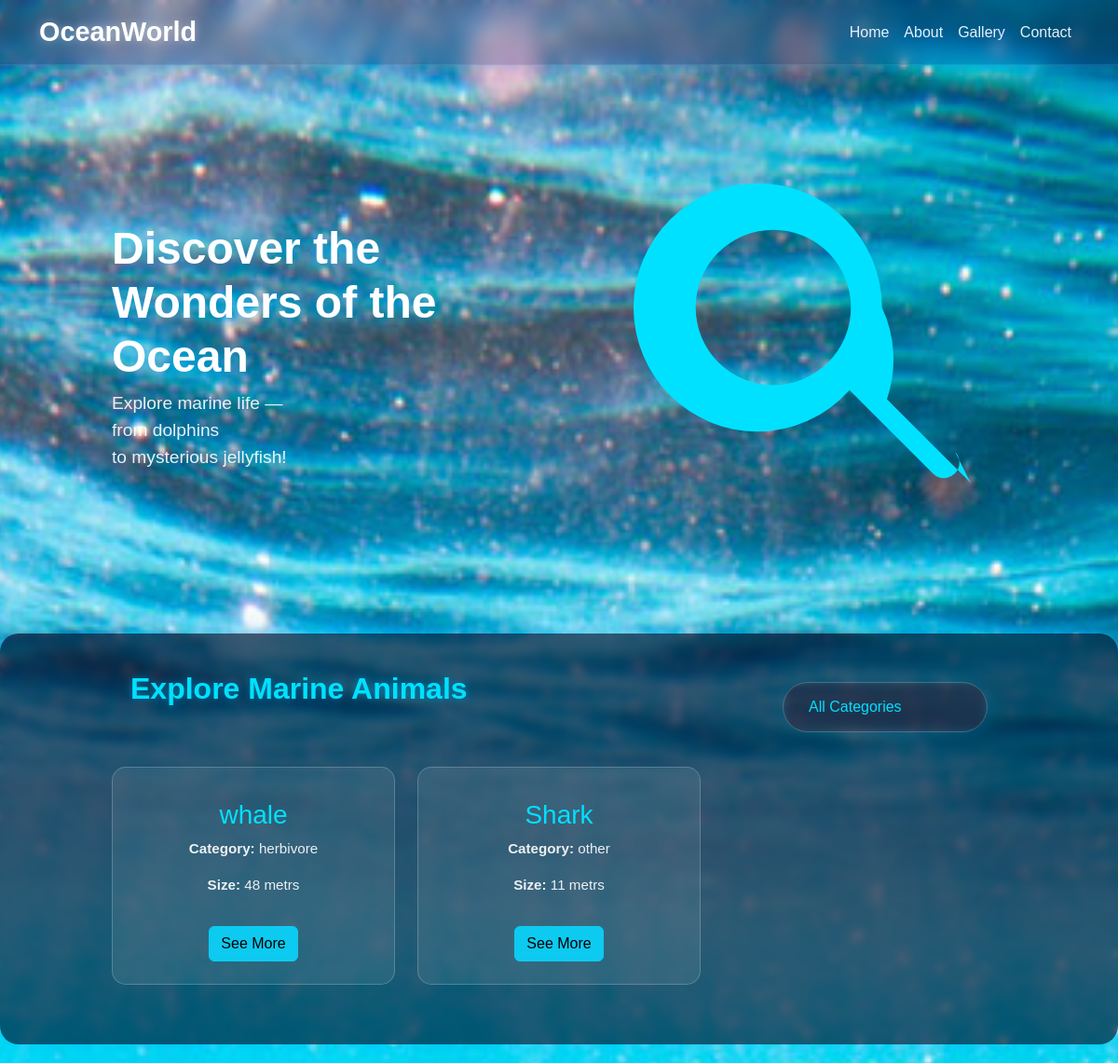
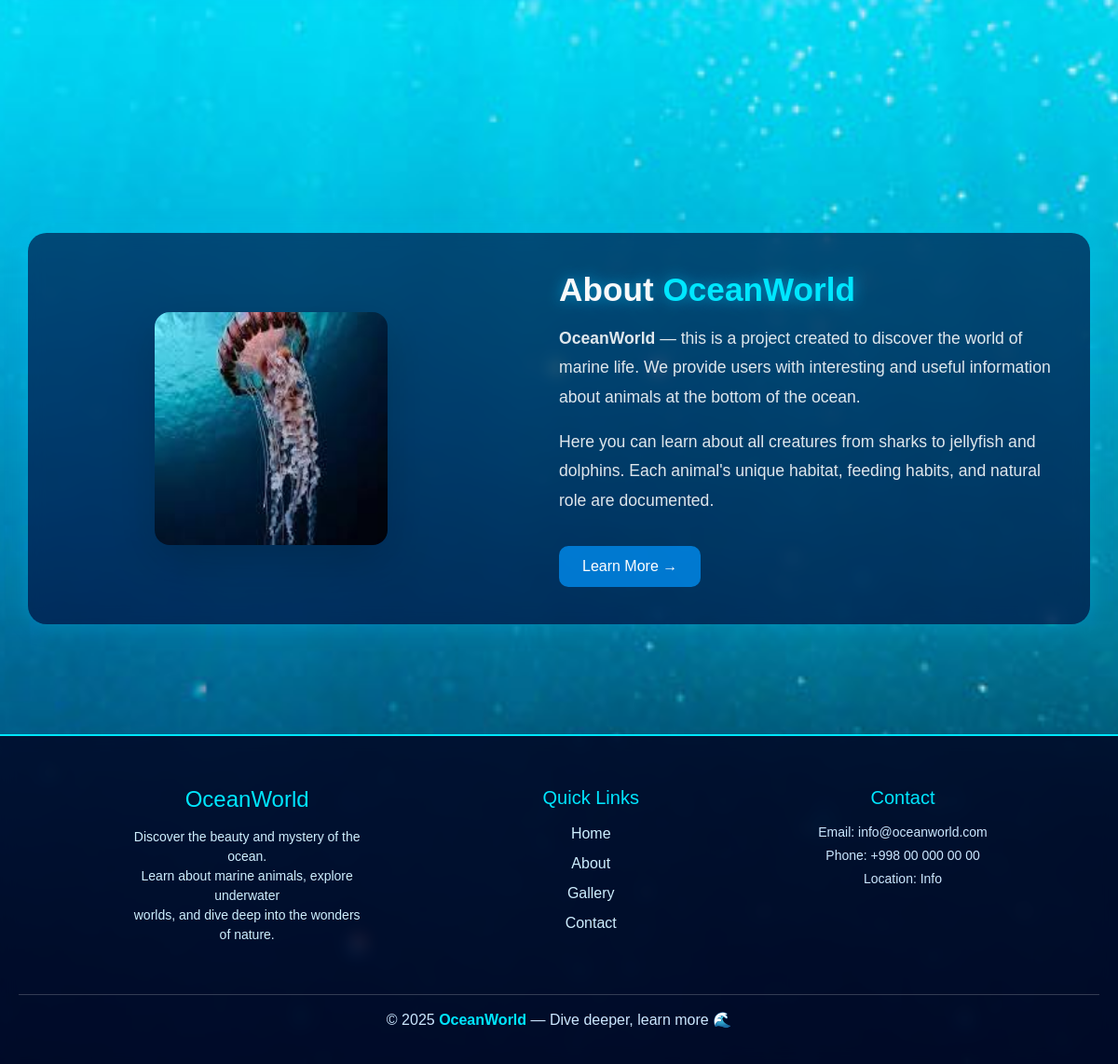
The page / on the database its author committed (2 pictures, top to bottom).
### home/models.py (models this page shows, shortened)
class Animals(models.Model):
    CATEGORY_CHOICES = [
        ('predator', 'Predator'),     # Vahshiy, yirtqich dengiz hayvonlari (masalan, akulalar)
        ('herbivore', 'Herbivore'),   # Suv o‘tlari bilan oziqlanadiganlar
        ('omnivore', 'Omnivore'),     # Ham o‘t, ham go‘sht bilan oziqlanadiganlar
        ('other', 'Other'),           # Boshqa turlar
    ]
    name = models.CharField(max_length=255)
    description = models.TextField()
    img = models.ImageField(upload_to='animals/')
    category = models.CharField(max_length=255,choices=CATEGORY_CHOICES, default='other')
    habitat = models.CharField(max_length=255)
    size = models.CharField(max_length=255)
    lifespan = models.CharField(max_length=255)
    interesting_fact = models.CharField(max_length=255, blank=True, null=True)
    created_at = models.DateTimeField(auto_now_add=True)
    updated_at = models.DateTimeField(auto_now=True)
    class Meta:
        ordering = ['category', 'name']
        verbose_name = "Marine Animal"
        verbose_name_plural = "Marine Animals"

### home/views.py (the view)
# urls.py: 2. Add a URL to urlpatterns:  path('', views.home, name='home')
def home(request ):
    animals = Animals.objects.all()
    return render(request, 'home.html', {'animals': animals})

### templates/home.html (shortened to what this page needs)
{% load static %}
<!DOCTYPE html>
<html lang="en">
<head>
    <link href="https://cdn.jsdelivr.net/npm/bootstrap@5.3.3/dist/css/bootstrap.min.css" rel="stylesheet">
</head>
<body>
    <nav class="navbar navbar-expand-lg navbar-dark fixed-top">
        <div class="container">
            <a class="navbar-brand" href="{% url 'home' %}"> OceanWorld</a>
            <div class="collapse navbar-collapse justify-content-end">
                <ul class="navbar-nav">
                    <li class="nav-item"><a href="{% url 'home' %}" class="nav-link">Home</a></li>
                    <li class="nav-item"><a href="{% url 'about' %}" class="nav-link">About</a></li>
                    <li class="nav-item"><a href="{% url 'animal_list' %}" class="nav-link">Gallery</a></li>
                    <li class="nav-item"><a href="{% url 'contact' %}" class="nav-link">Contact</a></li>
                </ul>
            </div>
        </div>
    </nav>
    <section class="hero-section">
        <div class="hero-left">
            <h1>Discover the <br> Wonders of the Ocean</h1>
            <p>Explore marine life — <br> from dolphins <br> to mysterious jellyfish!</p>
        </div>
        <div class="hero-right">
<svg xmlns="http://www.w3.org/2000/svg" fill="#00e1ff" viewBox="0 0 24 24" width="400" height="400">
  <path d="M21.707 20.293l-5.387-5.387A7.937 7.937 0 0016 9a8 8 0 10-8 8 7.937 7.937 0 005.906-2.68l5.387 5.387a1 1 0 001.414-1.414zM4 9a5 5 0 1110 0A5 5 0 014 9z"/>
</svg>
        </div>
    </section>
<section class="animal-section">
<div class="animal-header d-flex justify-content-between align-items-center">
    <h2>Explore Marine Animals</h2>
    <div class="filter-box">
        <select id="categoryFilter" class="form-select">
            <option value="all">All Categories</option>
        </select>
    </div>
</div>
    <div class="row mt-4">
        {% for animal in animals %}
        <div class="col-md-4 mb-4 animal-card-wrapper" data-category="{{ animal.category|lower }}">
            <div class="animal-card p-4 text-center">
                <h3>{{ animal.name }}</h3>
                <p><strong>Category:</strong> {{ animal.category }}</p>
                <p><strong>Size:</strong> {{ animal.size }}</p>
            <a href="{% url 'animal_detail' animal.id %}" class="btn btn-info mt-3">
                    See More
            </a>
            </div>
        </div>
        {% endfor %}
    </div>
</section>
<section class="about-section">
    <div class="about-wrapper container d-flex flex-wrap align-items-center justify-content-between">
        <div class="about-image col-md-5 text-center mb-4 mb-md-0">
            <img src="{% static 'animals/meduza.png' %}" alt="OceanWorld" class="img-fluid rounded-4 shadow-lg" style="max-width: 250px; height: 250px;">
        </div>
        <div class="about-text col-md-6 text-light">
            <h2 class="fw-bold mb-3">About <span style="color:#00e6ff;">OceanWorld</span></h2>
            <p>
                <strong>OceanWorld</strong> — this is a project created to discover the world of marine life.
                We provide users with interesting and useful information about animals at the bottom of the ocean.
            </p>
            <p>
                Here you can learn about all creatures from sharks to jellyfish and dolphins. Each animal's unique habitat,
                feeding habits, and natural role are documented.
            </p>
            <a href="{% url 'about' %}" class="btn-learn mt-3">Learn More →</a>
        </div>
    </div>
</section>
<footer class="ocean-footer mt-5">
  <div class="top-footer d-flex flex-wrap justify-content-around align-items-start p-4">
    <div class="footer-about">
      <h4> OceanWorld</h4>
      <p>
        Discover the beauty and mystery of the ocean.<br>
        Learn about marine animals, explore underwater<br>
        worlds, and dive deep into the wonders of nature.
      </p>
    </div>
    <div class="footer-links">
      <h5>Quick Links</h5>
      <ul>
        <li><a href="{% url 'home' %}">Home</a></li>
        <li><a href="{% url 'about' %}">About</a></li>
        <li><a href="{% url 'animal_list' %}">Gallery</a></li>
        <li><a href="#">Contact</a></li>
      </ul>
    </div>
    <div class="footer-contact">
      <h5>Contact</h5>
      <p>Email: info@oceanworld.com</p>
      <p>Phone: +998 00 000 00 00</p>
      <p>Location: Info</p>
    </div>
  </div>
  <div class="bottom-footer text-center mt-4">
    <p>© 2025 <span>OceanWorld</span> — Dive deeper, learn more 🌊</p>
  </div>
</footer>
</body>
</html>

### rows shown on the page
Animals: name "whale", category "herbivore", size "48 metrs"
Animals: name "Shark", category "other", size "11 metrs"
